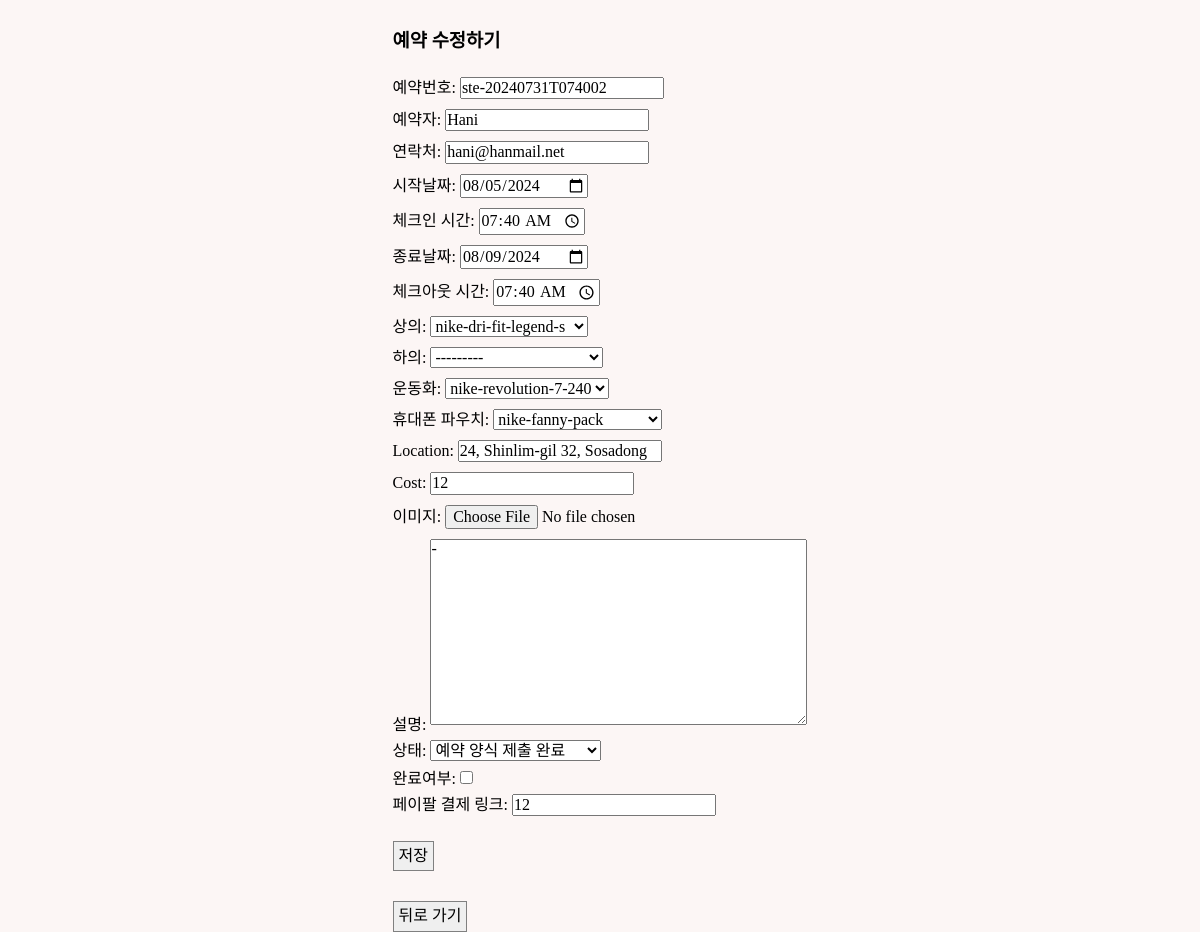
Screenshot of /sterna/update/ste-20240731T074002 (signed in) with the database file from the repository.
### reservation/models.py (models this page shows, shortened)
class Reservation(models.Model):
    STATUS_CHOICE = [
        ("ST1", "예약 양식 제출 완료"),
        ("ST2", "예약 완료 및 결제 대기"),
        ("ST3", "결제 완료"),
        ("ST4", "배송 중"),
        ("ST5", "배송 완료"),
        ("ST6", "반납 완료"),
        ("ST7", "입고 완료"),
    ]
    reserv_id = models.CharField(
        max_length=20,
        primary_key=True,
        default="ste-" + datetime.now().strftime("%Y%m%dT%H%M%S"),
    )
    client = models.CharField(max_length=20)
    contact = models.CharField(max_length=50, blank=False)
    start_date = models.DateField()
    start_time = models.TimeField(blank=True, default=timezone.now)
    end_date = models.DateField()
    end_time = models.TimeField(blank=True, default=timezone.now)
    top = models.ForeignKey(
        Item,
        on_delete=models.CASCADE,
        limit_choices_to={"category": "top"},
        related_name="topName",
        blank=True,
        null=True,
    )
    bottom = models.ForeignKey(
        Item,
        on_delete=models.CASCADE,
        limit_choices_to={"category": "bottom"},
        related_name="bottomName",
        blank=True,
        null=True,
    )
    shoes = models.ForeignKey(
        Item,
        on_delete=models.CASCADE,
        limit_choices_to={"category": "shoes"},
        related_name="shoesName",
        blank=True,
        null=True,
    )
    bag = models.ForeignKey(
        Item,
        on_delete=models.CASCADE,
        limit_choices_to={"category": "bag"},
        related_name="bagName",
        blank=True,
        null=True,
    )
    image = models.ImageField(upload_to="", blank=True)
    desc = models.TextField(blank=True, default="-")
    status = models.CharField(
        max_length=3,
        choices=STATUS_CHOICE,
        default="ST1",
    )
    completed = models.BooleanField(default=False)
    cost = models.IntegerField(default=0)
    location = models.CharField(max_length=50, blank=False)
    paypal_link = models.CharField(max_length=50, blank=False, default="free")

### reservation/views.py (the view)
# urls.py: path("sterna/update/<str:pk>", views.update, name="update"),
@login_required(login_url="users:login")
def update(request, pk):
    reservation = get_object_or_404(Reservation, pk=pk)
    form = ReservationForm(request.POST, request.FILES, instance=reservation)
    if request.method == "POST":
        if form.is_valid():
            reservation = form.save(commit=False)
            reservation.save()
            return redirect("reservation:data")
        else:
            return redirect("reservation:data")
    else:
        form = ReservationForm(instance=reservation)
        return render(request, "admin/edit.html", {"form": form})

### reservation/models.py (called while the page is built)
    def __str__(self):
        return self.model_num

### templates/admin/edit.html (shortened to what this page needs)
{% load static %}
<!DOCTYPE html>
<html lang="en">
  <head>
    <link rel="stylesheet" type="text/css" href="{% static 'css/sterna.css' %}"/>
    <link rel="stylesheet" type="text/css" href="{% static 'css/normalize.css' %}"/>
    <link href="https://cdnjs.cloudflare.com/ajax/libs/bootstrap-datetimepicker/3.0.0/css/bootstrap-datetimepicker.min.css" rel="stylesheet"/>
  </head>
  <body>
    <div class="tocenter" style="margin:30px 0 0 0">
      <div style="max-width:100%;">
        <h3 style="margin:0 0 20px 0;">예약 수정하기</h3>
        <form method="POST" enctype="multipart/form-data">
          {{ form.as_p }}
          <button style="margin-top:20px; padding: 5px;" type="submit">
            저장
          </button>
        </form>
        <div style="height:30px;"></div>
        <div>
          <a href="{% url "reservation:data" %}">
            <button style="padding: 5px;">뒤로 가기</button>
          </a>
        </div>
      </div>
    </div>
  </body>
</html>

### static/css/sterna.css (style rules this page uses)
:root { --sterun-primary-color: #fbff00; --sterun-secondary-color: #3A3A3A; --sterun-thirdary-color: #4467AF; --sterun-white-color: #FCF6F5; --sterun-black-color: #1d1d1d; --sterun-grey-color: #E8E8E8; }
* { margin: 0; padding: 0; font-family: "SCDream"; z-index:100; }
html, body { background-color: var(--sterun-white-color); margin-top: 100px; min-height: 100%; margin: 0; }
a { color: var(--sterun-black-color); text-decoration: none; }
button { border: 1px solid grey; }
.tocenter { display: flex; flex-direction: column; align-items: center; width:100%; }
.form-control { margin:5px 0 5px 0; }

### rows the page displays
Reservation: reserv_id "ste-20240731T074002", client "Hani", contact "hani@hanmail.net", start_date "08/05/2024", start_time "07:40", end_date "08/09/2024", end_time "07:40", top "nike-dri-fit-legend-s", bottom "---------", shoes "nike-revolution-7-240", bag "nike-fanny-pack", location "24, Shinlim-gil 32, Sosadong", cost "12", desc "-", status "예약 양식 제출 완료", paypal_link "12"
